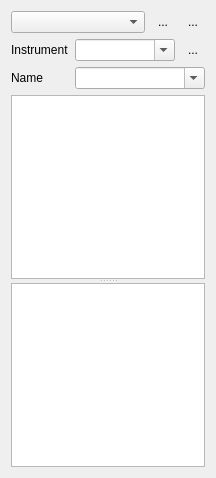
<?xml version="1.0" encoding="UTF-8"?>
<ui version="4.0">
 <class>Form</class>
 <widget class="QWidget" name="Form">
  <property name="geometry">
   <rect>
    <x>0</x>
    <y>0</y>
    <width>216</width>
    <height>478</height>
   </rect>
  </property>
  <property name="windowTitle">
   <string>Form</string>
  </property>
  <layout class="QVBoxLayout" name="verticalLayout">
   <item>
    <layout class="QHBoxLayout" name="horizontalLayout">
     <item>
      <widget class="QComboBox" name="classComboBox">
       <property name="sizePolicy">
        <sizepolicy hsizetype="Expanding" vsizetype="Fixed">
         <horstretch>0</horstretch>
         <verstretch>0</verstretch>
        </sizepolicy>
       </property>
      </widget>
     </item>
     <item>
      <widget class="QToolButton" name="addParameterButton">
       <property name="text">
        <string>...</string>
       </property>
       <property name="icon">
        <iconset resource="Experiment.qrc">
         <normaloff>:/openicon/icons/edit-add.png</normaloff>:/openicon/icons/edit-add.png</iconset>
       </property>
       <property name="autoRaise">
        <bool>true</bool>
       </property>
      </widget>
     </item>
     <item>
      <widget class="QToolButton" name="removeParameterButton">
       <property name="text">
        <string>...</string>
       </property>
       <property name="icon">
        <iconset resource="Experiment.qrc">
         <normaloff>:/openicon/icons/edit-delete-6.png</normaloff>:/openicon/icons/edit-delete-6.png</iconset>
       </property>
       <property name="autoRaise">
        <bool>true</bool>
       </property>
      </widget>
     </item>
    </layout>
   </item>
   <item>
    <layout class="QGridLayout" name="gridLayout">
     <item row="0" column="0">
      <widget class="QLabel" name="label">
       <property name="text">
        <string>Instrument</string>
       </property>
      </widget>
     </item>
     <item row="1" column="0">
      <widget class="QLabel" name="label_2">
       <property name="text">
        <string>Name</string>
       </property>
      </widget>
     </item>
     <item row="0" column="1">
      <widget class="QComboBox" name="instrumentComboBox">
       <property name="sizePolicy">
        <sizepolicy hsizetype="MinimumExpanding" vsizetype="Fixed">
         <horstretch>0</horstretch>
         <verstretch>0</verstretch>
        </sizepolicy>
       </property>
       <property name="editable">
        <bool>true</bool>
       </property>
      </widget>
     </item>
     <item row="0" column="2">
      <widget class="QToolButton" name="refreshInstrumentComboBox">
       <property name="text">
        <string>...</string>
       </property>
       <property name="icon">
        <iconset resource="Experiment.qrc">
         <normaloff>:/openicon/icons/view-refresh-7.png</normaloff>:/openicon/icons/view-refresh-7.png</iconset>
       </property>
       <property name="autoRaise">
        <bool>true</bool>
       </property>
      </widget>
     </item>
     <item row="1" column="1" colspan="2">
      <widget class="QComboBox" name="nameEdit">
       <property name="editable">
        <bool>true</bool>
       </property>
      </widget>
     </item>
    </layout>
   </item>
   <item>
    <widget class="QSplitter" name="splitter">
     <property name="orientation">
      <enum>Qt::Vertical</enum>
     </property>
     <widget class="QTableView" name="tableView"/>
     <widget class="ParameterTree" name="treeWidget">
      <attribute name="headerVisible">
       <bool>false</bool>
      </attribute>
      <column>
       <property name="text">
        <string notr="true">1</string>
       </property>
      </column>
     </widget>
    </widget>
   </item>
  </layout>
 </widget>
 <customwidgets>
  <customwidget>
   <class>ParameterTree</class>
   <extends>QTreeWidget</extends>
   <header>pyqtgraph.parametertree</header>
  </customwidget>
 </customwidgets>
 <resources>
  <include location="Experiment.qrc"/>
 </resources>
 <connections/>
</ui>
